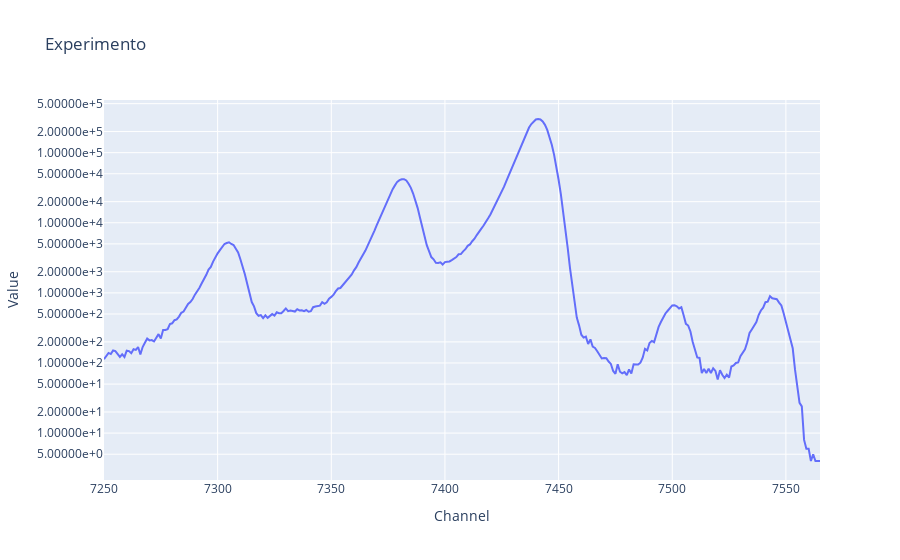

Source (notebook cell):
### Code cell
df_exp = pd.read_csv("Am_243.csv", sep=";")
df_exp = df_exp[['Channel','Value']]

# Definir el rango deseado en el eje X
#inicio = 5520
#fin = 6400

# Filtrar el DataFrame para incluir solo las filas dentro del rango
#df_exp = df_exp[(df_exp.index >= inicio) & (df_exp.index <= fin)].reset_index(drop=True)

# Graficar Suma en un eje X separado
fig = px.line(df_exp, x='Channel', y='Value', log_y=True, title='Experimento')
fig.update_layout(xaxis_title='Channel', yaxis_title='Value', yaxis_tickformat='.5e', legend_title='Probability Density')
fig.show()

### Figure 1 — Plotly figure (JSON) as saved in the notebook; plotly's stock layout.template omitted (floating-point values rounded to 4 significant figures; data arrays with more than 128 entries replaced by an {"elided": "..."} marker saying what was removed)
{"data": [{"hovertemplate": "Channel=%{x}<br>Value=%{y}<extra></extra>", "legendgroup": "", "line": {"color": "#636efa", "dash": "solid"}, "marker": {"symbol": "circle"}, "mode": "lines", "name": "", "orientation": "v", "showlegend": false, "type": "scatter", "x": {"elided": "316 int values"}, "xaxis": "x", "y": {"elided": "316 int values"}, "yaxis": "y"}], "layout": {"legend": {"title": {"text": "Probability Density"}, "tracegroupgap": 0}, "title": {"text": "Experimento"}, "xaxis": {"anchor": "y", "domain": [0, 1], "title": {"text": "Channel"}}, "yaxis": {"anchor": "x", "domain": [0, 1], "tickformat": ".5e", "title": {"text": "Value"}, "type": "log"}}}
